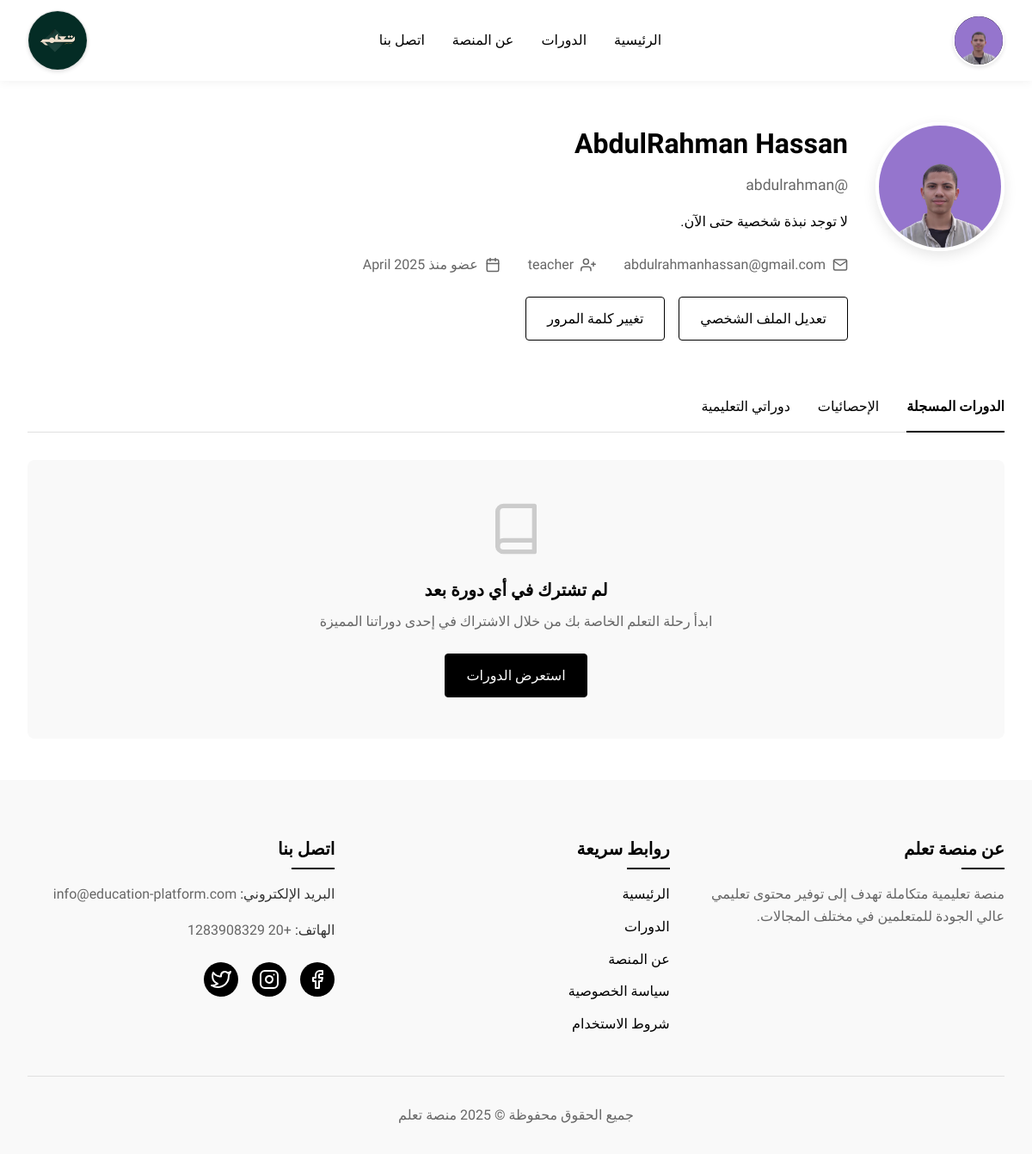
/profile/ (signed in), run on the app's committed database.
### core/models.py (models this page shows, shortened)
class User(AbstractUser):
    role = models.CharField(max_length=50, choices=[('student', 'Student'), ('teacher', 'Teacher')], default='student')
    Profile = models.OneToOneField('Profile', on_delete=models.CASCADE, blank=True, null=True, related_name='user_profile')

class Profile(models.Model):
    user = models.OneToOneField(User, on_delete=models.CASCADE)
    full_name = models.CharField(max_length=100)
    bio = models.TextField(blank=True)
    profile_picture = models.ImageField(upload_to='profile_pictures/', blank=True, null=True)
    date_of_birth = models.DateField(null=True, blank=True)

### core/views.py (the view, shortened to what this page needs)
# urls.py: path('profile/', views.profile_view, name='profile'),
@login_required
def profile_view(request):
    if request.user.is_authenticated:
        user = request.user
        enrollments = Enrollment.objects.filter(user=user)
        completed_courses = 0
        total_hours = 0
        context = {
            'user': user,
            'enrollments': enrollments,
            'completed_courses': completed_courses,
            'total_hours': int(total_hours),
        }
        return render(request, 'core/profile.html', context)
    else:
        return redirect('login')

### templates/core/profile.html (shortened to what this page needs)
{% extends 'core/base.html' %}
{% load static %}
{% block content %}
<div class="profile-container">
    <div class="container">
        <div class="profile-header">
            <div class="profile-avatar">
                {% if user.profile.profile_picture %}
                    <img src="{{ user.profile.profile_picture.url }}" alt="{{ user.get_full_name }}">
                {% else %}
                    <div class="profile-avatar-placeholder">
                        {{ user.first_name|slice:":1"|upper }}
                    </div>
                {% endif %}
            </div>
            <div class="profile-info">
                <h1 class="profile-name">{{ user.get_full_name }}</h1>
                <div class="profile-username">@{{ user.username }}</div>
                <p class="profile-bio">
                    {% if user.Profile.bio %}
                        {{ user.Profile.bio }}
                    {% else %}
                        لا توجد نبذة شخصية حتى الآن.
                    {% endif %}
                </p>
                <div class="profile-meta">
                    <div class="meta-item">
                        <span>{{ user.email }}</span>
                    </div>
                    <div class="meta-item">
                        <span>{{ user.role }}</span>
                    </div>
                    <div class="meta-item">
                        <span>عضو منذ {{ user.date_joined|date:"F Y" }}</span>
                    </div>
                </div>
                <div class="profile-actions">
                    <a href="{% url 'update_profile' %}" class="btn btn-outline">تعديل الملف الشخصي</a>
                    <a href="{% url 'password_change' %}" class="btn btn-outline">تغيير كلمة المرور</a>
                </div>
            </div>
        </div>
        <div class="profile-tabs">
            <div class="tabs-list">
                <div class="tab-item active" data-tab="courses">الدورات المسجلة</div>
                <div class="tab-item" data-tab="stats">الإحصائيات</div>
                {% if user.role == 'teacher' %}
                <div class="tab-item" data-tab="my-courses">دوراتي التعليمية</div>
                {% endif %}
            </div>
        </div>
        <div class="tab-contents">
            <div class="tab-content active" id="courses">
                {% if enrollments %}
                    <div class="courses-grid">
                        {% for enrollment in enrollments %}
                            <div class="course-card">
                                <div class="course-image">
                                    {% if enrollment.course.image %}
                                        <img src="{{ enrollment.course.image.url }}" alt="{{ enrollment.course.title }}">
                                    {% else %}
                                        <img src="{% static 'images/course-placeholder.jpg' %}" alt="{{ enrollment.course.title }}">
                                    {% endif %}
                                    {% if enrollment.course.category %}
                                        <div class="course-category">{{ enrollment.course.category.name }}</div>
                                    {% endif %}
                                </div>
                                <div class="course-content">
                                    <h3 class="course-title">{{ enrollment.course.title }}</h3>
                                    <div class="course-instructor">
                                        {% if enrollment.course.instructor.Profile.profile_picture %}
                                            <img src="{{ enrollment.course.instructor.Profile.profile_picture.url }}" alt="{{ enrollment.course.instructor.get_full_name }}">
                                        {% else %}
                                            <div class="instructor-placeholder">{{ enrollment.course.instructor.first_name|slice:":1"|upper }}</div>
                                        {% endif %}
                                        <span>{{ enrollment.course.instructor.get_full_name }}</span>
                                    </div>
                                    <div class="course-info">
                                        <div class="course-progress">
                                            <div class="progress-bar">
                                                <div class="progress" style="width: {{ enrollment.percentage_completed }}%;"></div>
                                            </div>
                                            <span>{{ enrollment.percentage_completed|floatformat:0 }}% مكتمل</span>
                                        </div>
                                    </div>
                                    <div class="course-footer">
                                        {% with lessons=enrollment.course.lessons.all %}
                                        {% if lessons %}
                                            <a href="{% url 'lesson_detail' course_id=enrollment.course.id lesson_id=lessons.0.id %}" class="btn btn-sm">متابعة التعلم</a>
                                        {% else %}
                                            <p>لا توجد دروس متاحة</p>
                                        {% endif %}
                                    {% endwith %}
                                    </div>
                                </div>
                            </div>
                        {% endfor %}
                    </div>
                {% else %}
                    <div class="empty-state">
                        <svg xmlns="http://www.w3.org/2000/svg" width="24" height="24" viewBox="0 0 24 24" fill="none" stroke="currentColor" stroke-width="2" stroke-linecap="round" stroke-linejoin="round"><path d="M4 19.5A2.5 2.5 0 0 1 6.5 17H20"></path><path d="M6.5 2H20v20H6.5A2.5 2.5 0 0 1 4 19.5v-15A2.5 2.5 0 0 1 6.5 2z"></path></svg>
                        <h3>لم تشترك في أي دورة بعد</h3>
                        <p>ابدأ رحلة التعلم الخاصة بك من خلال الاشتراك في إحدى دوراتنا المميزة</p>
                        <a href="{% url 'courses' %}" class="btn btn-primary">استعرض الدورات</a>
                    </div>
                {% endif %}
            </div>
        </div>
    </div>
</div>
{% endblock %}

### templates/core/base.html (shortened to what this page needs)
{% load static %}
<!DOCTYPE html>
<html lang="ar" dir="rtl">
<head>
    <link rel="stylesheet" href="{% static 'css/main_styles.css' %}?v={% now 'U' %}">
</head>
<body>
    <header class="main-header">
        <div class="container">
            <div class="header-content">
                <div class="logo-container">
                    <a href="{% url 'home' %}">
                        <div class="logo-circle">
                            <img src="{% static 'images/logo.png' %}" alt="شعار منصة تعلم" class="logo-img">
                        </div>
                    </a>
                </div>
                <nav class="main-nav">
                    <ul>
                        <li><a href="{% url 'home' %}" class="{% if request.path == '/' %}active{% endif %}">الرئيسية</a></li>
                        <li><a href="{% url 'courses' %}" class="{% if 'courses' in request.path %}active{% endif %}">الدورات</a></li>
                        <li><a href="{% url 'about' %}" class="{% if 'about' in request.path %}active{% endif %}">عن المنصة</a></li>
                        <li><a href="{% url 'contact' %}" class="{% if 'contact' in request.path %}active{% endif %}">اتصل بنا</a></li>
                    </ul>
                </nav>
                <div class="user-actions">
                    {% if user.is_authenticated %}
                        <div class="user-menu">
                            <div class="user-avatar">
                                {% if user.profile.profile_picture %}
                                    <img src="{{ user.profile.profile_picture.url }}" alt="{{ user.first_name }}">
                                {% else %}
                                    {{ user.first_name|slice:":1"|upper }}
                                {% endif %}
                            </div>
                        </div>
                    {% else %}
                        <a href="{% url 'login' %}" class="btn btn-outline">تسجيل الدخول</a>
                        <a href="{% url 'signup' %}" class="btn btn-primary">إنشاء حساب</a>
                    {% endif %}
                </div>
            </div>
        </div>
    </header>
    <main class="main-content">
        {% block content %}{% endblock %}
    </main>
    <footer class="main-footer">
        <div class="container">
            <div class="footer-content">
                <div class="footer-section about">
                    <h3>عن منصة تعلم</h3>
                    <p>منصة تعليمية متكاملة تهدف إلى توفير محتوى تعليمي عالي الجودة للمتعلمين في مختلف المجالات.</p>
                </div>
                <div class="footer-section links">
                    <h3>روابط سريعة</h3>
                    <ul>
                        <li><a href="{% url 'home' %}">الرئيسية</a></li>
                        <li><a href="{% url 'courses' %}">الدورات</a></li>
                        <li><a href="{% url 'about' %}">عن المنصة</a></li>
                        <li><a href="{% url 'privacy_policy' %}">سياسة الخصوصية</a></li>
                        <li><a href="{% url 'terms_of_use' %}">شروط الاستخدام</a></li>
                    </ul>
                </div>
                <div class="footer-section contact">
                    <h3>اتصل بنا</h3>
                    <p><span>البريد الإلكتروني:</span> info@education-platform.com</p>
                    <p><span>الهاتف:</span> +20 1283908329</p>
                    <div class="social-icons">
                        <a href="https://www.facebook.com/profile.php?id=61576608568079" class="social-icon">
                            <svg xmlns="http://www.w3.org/2000/svg" width="24" height="24" viewBox="0 0 24 24" fill="none" stroke="currentColor" stroke-width="2" stroke-linecap="round" stroke-linejoin="round"><path d="M18 2h-3a5 5 0 0 0-5 5v3H7v4h3v8h4v-8h3l1-4h-4V7a1 1 0 0 1 1-1h3z"></path></svg>
                        </a>
                        <a href="https://www.instagram.com/abdoeldeeb0290" class="social-icon">
                        </a>
                        <a href="https://x.com/ta3_lam" class="social-icon">
                        </a>
                    </div>
                </div>
            </div>
            <div class="footer-bottom">
                <p>جميع الحقوق محفوظة &copy; {% now "Y" %} منصة تعلم</p>
            </div>
        </div>
    </footer>
</body>
</html>

### static/css/main_styles.css (style rules this page uses)
:root { --primary-color: #000000; --secondary-color: #ffffff; --border-color: #e0e0e0; --hover-color: #f5f5f5; --focus-color: #eeeeee; --text-color: #333333; --text-light: #666666; --success-color: #388e3c; --error-color: #d32f2f; --warning-color: #f57c00; --info-color: #0288d1; --background: #fff; --foreground: #000; --card-bg: #f9f9f9; --primary: #0b0c0b; --secondary: #333; }
* { margin: 0; padding: 0; box-sizing: border-box; }
body { font-family: "Tajawal", sans-serif; background-color: var(--secondary-color); color: var(--text-color); line-height: 1.6; direction: rtl; background: var(--background); color: var(--foreground); }
.container { width: 100%; max-width: 1200px; margin: 0 auto; padding: 0 1rem; position: relative; z-index: 2; }
a { text-decoration: none; color: var(--primary-color); transition: color 0.3s ease; }
ul { list-style: none; }
img { max-width: 100%; height: auto; }
.btn { display: inline-flex; align-items: center; justify-content: center; padding: 0.75rem 1.5rem; border-radius: 4px; font-weight: 500; font-size: 1rem; cursor: pointer; transition: all 0.3s ease; text-align: center; }
.btn-primary { background-color: var(--primary-color); color: var(--secondary-color); border: 1px solid var(--primary-color); }
.btn-outline { background-color: transparent; color: var(--primary-color); border: 1px solid var(--primary-color); }
.main-header { background-color: var(--secondary-color); box-shadow: 0 2px 10px rgba(0, 0, 0, 0.05); position: sticky; top: 0; z-index: 100; }
.header-content { display: flex; align-items: center; justify-content: space-between; padding: 1rem 0; }
.logo-container { display: flex; align-items: center; gap: 0.75rem; }
.logo-circle { width: 32px; height: 32px; border-radius: 50%; overflow: hidden; background-color: #fff; display: flex; align-items: center; justify-content: center; box-shadow: 0 2px 4px rgba(0, 0, 0, 0.1); border: 1px solid var(--border-color); }
.logo-img { width: 24px; height: 24px; object-fit: contain; }
.main-nav ul { display: flex; gap: 2rem; }
.main-nav a { font-weight: 500; position: relative; }
.user-actions { display: flex; align-items: center; gap: 1rem; }
.user-menu { position: relative; cursor: pointer; }
.main-content { min-height: calc(100vh - 70px - 300px); }
.main-footer { background-color: #f9f9f9; padding: 4rem 0 2rem; }
.footer-content { display: grid; grid-template-columns: repeat(auto-fit, minmax(250px, 1fr)); gap: 2rem; margin-bottom: 3rem; }
.footer-section h3 { font-size: 1.25rem; font-weight: 600; margin-bottom: 1.5rem; position: relative; }
.footer-section h3:after { content: ""; position: absolute; bottom: -0.5rem; right: 0; width: 50px; height: 2px; background-color: var(--primary-color); }
.footer-section p { margin-bottom: 1rem; color: var(--text-light); }
.footer-section.about { max-width: 350px; }
.footer-section.links ul { display: flex; flex-direction: column; gap: 0.75rem; }
.footer-section.contact span { font-weight: 500; color: var(--text-color); }
.social-icons { display: flex; gap: 1rem; margin-top: 1.5rem; }
.social-icon { display: flex; align-items: center; justify-content: center; width: 40px; height: 40px; border-radius: 50%; background-color: var(--primary-color); color: var(--secondary-color); transition: all 0.3s ease; }
.footer-bottom { text-align: center; padding-top: 2rem; border-top: 1px solid var(--border-color); color: var(--text-light); }
@media (max-width: 1200px) { .container { padding: 0 2rem; } }

### data on the page
User: profile.profile_picture (picture), get_full_name "AbdulRahman Hassan", username "abdulrahman", email "abdulrahmanhassan@gmail.com", role "teacher", date_joined "April 2025"
